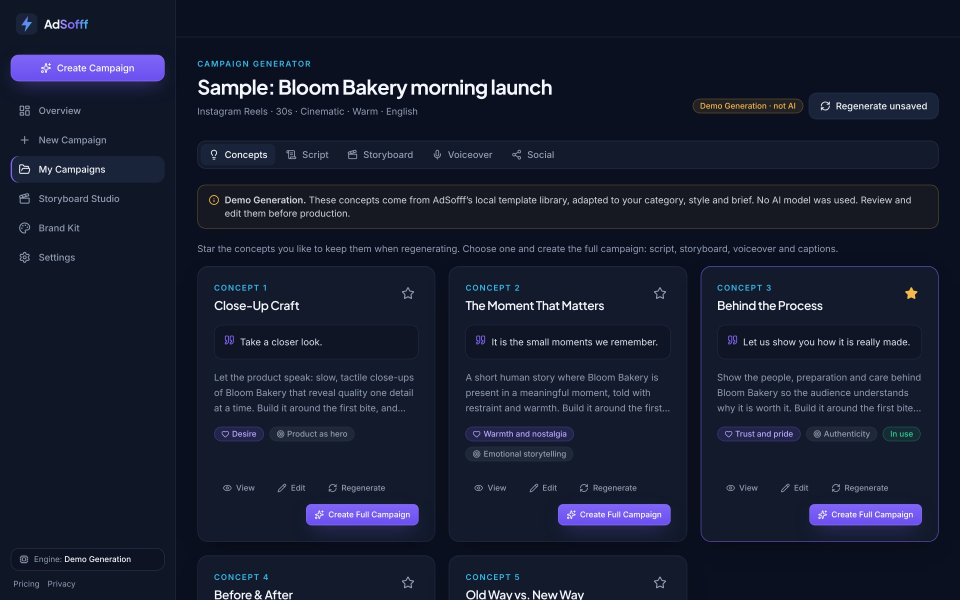
#> input picture adsofff/gumroad/images/gallery/01-concepts.jpg, 2880 x 1800 px (shown at 1/3 size)
$ python build_office_logo.py ../../adsofff/gumroad/images/gallery/01-concepts.jpg ../../adsofff/gumroad/images/gallery/02-script-editor.jpg ../../adsofff/gumroad/images/gallery/02-script-editor.jpg
#> lines starting #> are read from the running program, lines starting #| are printed output that depends on the picture
"""Scene 9B: place the ORIGINAL logo on the blank office panel + 3 s push-in clip.

The logo is only scaled uniformly (no redraw, no recolour). Effects: soft
mounted-sign shadow on the wall, one light sweep, slow camera push-in.
Usage: python3 build_office_logo.py <office.jpg> <logo_full_transparent.png> <out_dir>
"""
import subprocess
import sys
from pathlib import Path

import numpy as np
from PIL import Image, ImageFilter

OFFICE, LOGO, OUT = Path(sys.argv[1]), Path(sys.argv[2]), Path(sys.argv[3])
OUT.mkdir(parents=True, exist_ok=True)

K = 2  # work at 2x so the logo stays crisp
base = Image.open(OFFICE).convert("RGB")
#> base is the input picture: PIL image 2880x1800 RGB; mean R, G, B 22.9, 28.6, 47.8
base = base.resize((base.width * K, base.height * K), Image.LANCZOS)
#> base: PIL image 5760x3600 RGB

# logo block (emblem + both text lines) from the transparent original
logo = Image.open(LOGO).crop((160, 417, 1417, 1129))
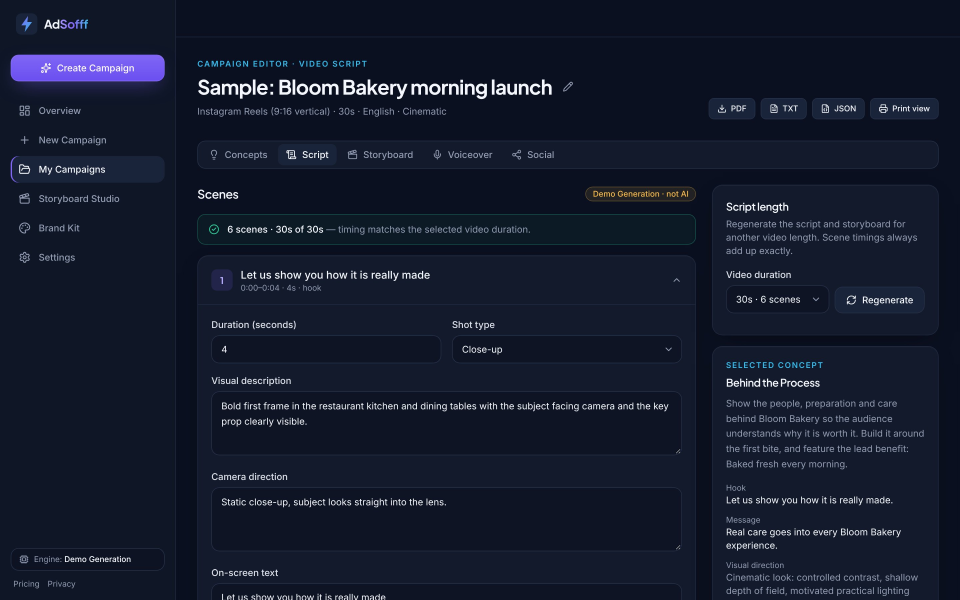
#> input picture adsofff/gumroad/images/gallery/02-script-editor.jpg, 2880 x 1800 px (shown at 1/3 size)
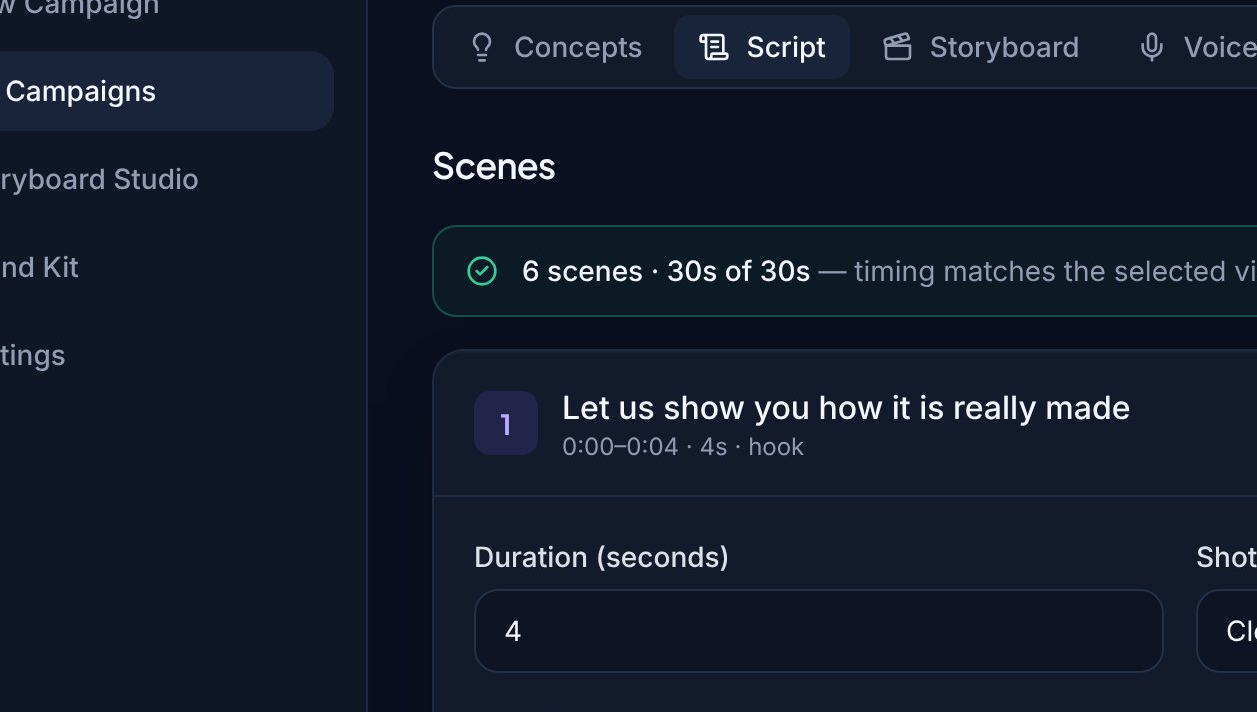
#> logo: PIL image 1257x712 RGB; mean R, G, B 20, 27.6, 44.1
target_w = 300 * K
s = target_w / logo.width
#> s = 0.477
logo = logo.convert("RGBa").resize((target_w, round(logo.height * s)), Image.LANCZOS).convert("RGBA")
#> logo: PIL image 600x340 RGBA
cx, cy = 385 * K, 548 * K  # centre of the white panel, slightly up toward the spotlights
x0, y0 = cx - logo.width // 2, cy - logo.height // 2
#> x0 = 470; y0 = 926

# mounted-sign shadow (wall effect only)
a = np.asarray(logo)[..., 3]
#> a: shape (340, 600); every value is 255
shadow = Image.fromarray(a).filter(ImageFilter.GaussianBlur(6 * K))
canvas = base.convert("RGBA")
sh = Image.new("RGBA", canvas.size, (0, 0, 0, 0))
#> sh: PIL image 5760x3600 RGBA; every value is 0
sh_layer = Image.new("RGBA", logo.size, (60, 45, 30, 0))
sh_layer.putalpha(shadow.point(lambda v: int(v * 0.28)))
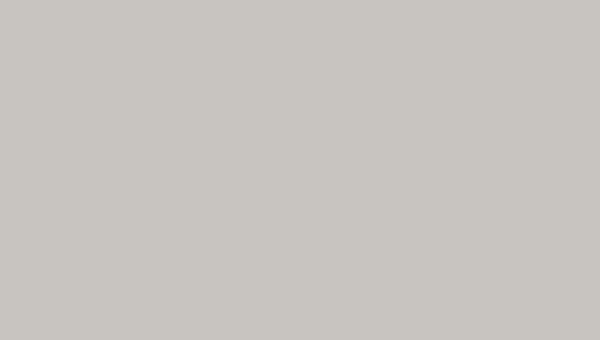
#> sh_layer: PIL image 600x340 RGBA; mean R, G, B, A 60, 45, 30, 71; transparent parts drawn white
sh.paste(sh_layer, (x0 + 3 * K, y0 + 5 * K), sh_layer)
canvas = Image.alpha_composite(canvas, sh)
canvas.alpha_composite(logo, (x0, y0))
still = canvas.convert("RGB")
still.save(OUT / "09B_office_with_logo.png")
print("logo box", x0, y0, logo.size)
#| logo box 470 926 (600, 340)

# ---- 3 s push-in clip, 1080x1920, 30 fps
W, H, FPS, DUR = 1080, 1920, 30, 3.0
arr = np.asarray(still).astype(np.float32) / 255
la = np.asarray(logo)[..., 3].astype(np.float32) / 255
#> la: shape (340, 600) float32; every value is 1
BW, BH = still.size
#> BW = 5760; BH = 3600
mp4 = OUT / "09B_office_logo_3s.mp4"
#> (the run stopped early here; a loop or call above may not have finished)
